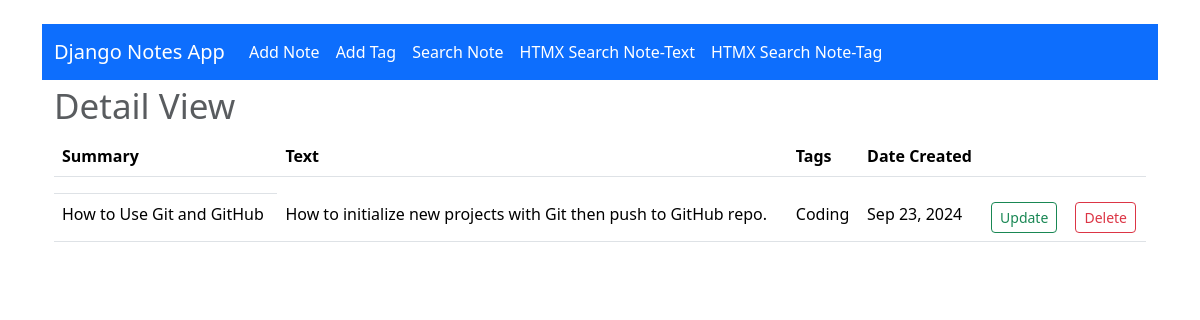
/detail_note/11, run on the app's committed database.
### notes/models.py (models this page shows, shortened)
class Note(models.Model):
    summary=models.CharField(max_length=128)
    text=models.CharField(max_length=255)
    tags = models.ManyToManyField(Tag, blank=True)
    date_created = models.DateTimeField(auto_now=True)
    class Meta:
        ordering = ["date_created"]

class Tag(models.Model):
    tag=models.CharField(max_length=255, unique=True)
    def __str__(self):
        return self.tag

### notes/views.py (the view)
# urls.py: path('detail_note/<str:pk>', views.detail_note, name="detail_note"),
def detail_note(request, pk):
	note = Note.objects.get(id=pk)
	if request.method == 'POST':
		form = NoteForm(request.POST, instance=note)
		if form.is_valid():
			form.save()
			return redirect('/')
	else:
		form = NoteForm() # GET Request returns empty form
	context = {'note': note, 'form':form}
	return render(request, 'notes/detail_note.html', context)

### notes/templates/notes/detail_note.html (shortened to what this page needs)
{% extends "notes/base.html" %}
{% block content %}
<div class="container">
    <h1><small class="text-muted">Detail View</small></h1>
</div>
<div class="container">
    <table class="table">
        <thead>
            <tr>
                <th>Summary</th>
                <th>Text</th>
                <th>Tags</th>
                <th>Date Created</th>
                <th></th>
                <th></th>
            </tr>
            <tr>
                <td>
                </td>
        </thead>
        <tbody>
            <tr>
                <td>{{ note.summary }}</td>
                <td>{{ note.text }}</td>
                <td>
                    {% for tag in note.tags.all %}
                        {{ tag }}
                    {% endfor %}
                </td>
                <td>{{ note.date_created | date:"M j, Y"}}</td>
                <td>
                    <a class="btn btn-sm btn-outline-success" href="{% url 'update_note' note.id %}">Update</a>
                </td>
                <td>
                    <a class="btn btn-sm btn-outline-danger" href="{% url 'delete_note' note.id %}">Delete</a>
                </td>
            </tr>
        </tbody>
    </table>
</div>
{% endblock content %}

### data on the page
Note: summary "How to Use Git and GitHub", text "How to initialize new projects with Git then push to GitHub repo.", date_created "Sep 23, 2024"
Tag: tag "Coding"
